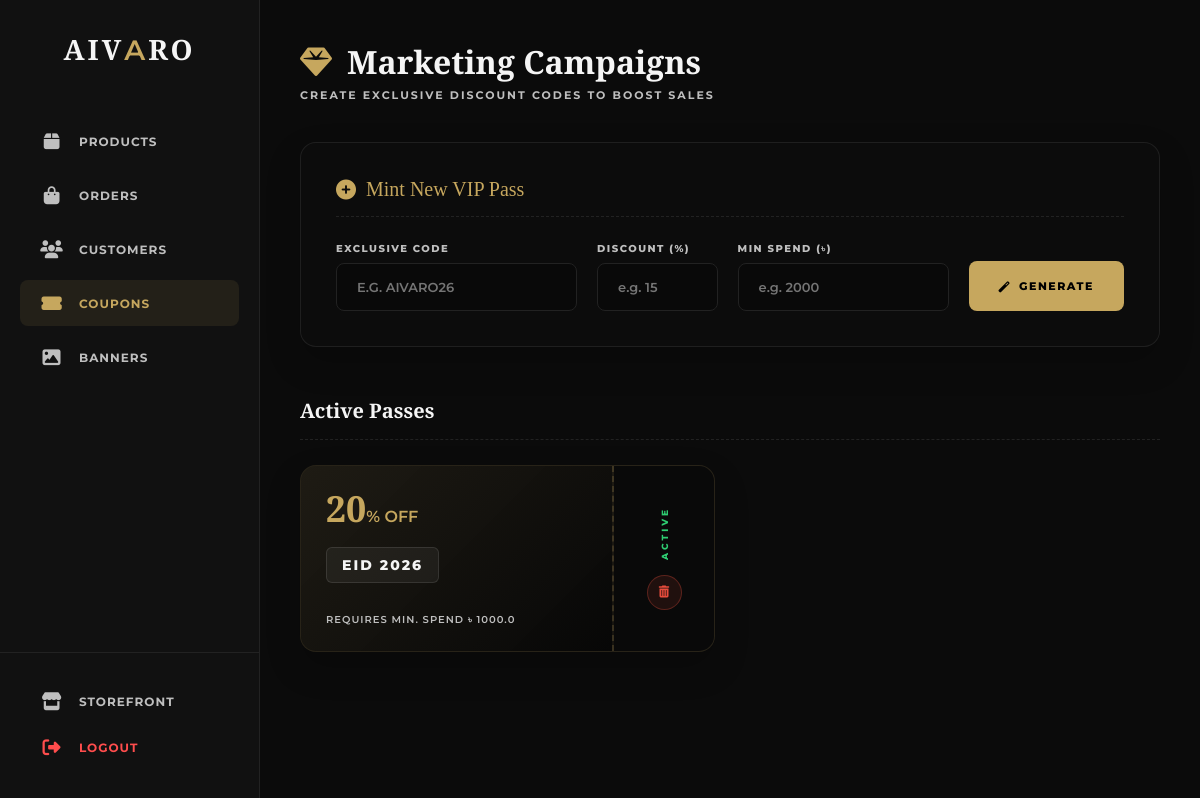
/admin/campaigns (signed in), run on the app's committed database.
### app.py (models this page shows)
class Coupon(db.Model):
    id = db.Column(db.Integer, primary_key=True)
    code = db.Column(db.String(20), unique=True, nullable=False)
    discount_percent = db.Column(db.Integer, nullable=False)
    min_spend = db.Column(db.Float, nullable=False)
    active = db.Column(db.Boolean, default=True)

### app.py (the view)
@app.route('/admin/campaigns')
@login_required
def admin_campaigns():
    if not current_user.is_admin: return redirect(url_for('home'))
    return render_template('admin_campaigns.html', coupons=Coupon.query.all())

### app.py (called while the page is built, shortened)
@app.after_request
def add_header(response):
    response.headers['Cache-Control'] = 'no-store, no-cache, must-revalidate, post-check=0, pre-check=0, max-age=0'
    response.headers['Pragma'] = 'no-cache'
    response.headers['Expires'] = '-1'
    return response

@login_manager.user_loader
def load_user(user_id):
    return User.query.get(int(user_id))

@app.before_request
def check_banned_user():
    if request.endpoint and 'static' in request.endpoint: return
    if current_user.is_authenticated and getattr(current_user, 'is_banned', False):
        logout_user()
        flash('Your account has been banned.', 'error')
        return redirect(url_for('login'))

@app.context_processor
def inject_global_data():
    data = {'cart_count': 0, 'is_birthday': False, 'bday_code': '', 'bday_discount': 0}
    if current_user.is_authenticated:
        items = CartItem.query.filter_by(user_id=current_user.id).all()
        data['cart_count'] = sum(item.quantity for item in items if item.product is not None)
    else:
        valid_count = sum(item.get('quantity', 1) for item in session.get('cart', []) if Product.query.get(item.get('product_id')))
        data['cart_count'] = valid_count
    return data

@app.context_processor
def inject_active_coupon():
    try: return dict(coupon=Coupon.query.filter_by(active=True).order_by(Coupon.id.desc()).first())
    except Exception: return dict(coupon=None)

### templates/admin_campaigns.html (shortened to what this page needs)
{% extends 'base.html' %}
{% block content %}
<div class="admin-layout">
    <aside class="admin-sidebar">
        <div class="sidebar-logo">AIV<span>A</span>RO</div>
        <nav class="sidebar-menu">
            <a href="/admin" class="sidebar-link"><i class="fas fa-box"></i> Products</a>
            <a href="/admin/orders" class="sidebar-link"><i class="fas fa-shopping-bag"></i> Orders</a>
            <a href="/admin/users" class="sidebar-link"><i class="fas fa-users"></i> Customers</a>
            <a href="/admin/campaigns" class="sidebar-link active"><i class="fas fa-ticket-alt"></i> Coupons</a>
            <a href="/admin/banners" class="sidebar-link"><i class="fas fa-image"></i> Banners</a>
        </nav>
        <div class="sidebar-bottom">
            <a href="/" class="sidebar-link" style="color: var(--muted-color);"><i class="fas fa-store"></i> Storefront</a>
            <a href="/logout" class="sidebar-link" style="color: #ff4d4d;"><i class="fas fa-sign-out-alt"></i> Logout</a>
        </div>
    </aside>
    <main class="admin-main">
        <h2 class="page-title"><i class="fas fa-gem" style="color: var(--accent-color);"></i> Marketing Campaigns</h2>
        <div class="page-sub">Create Exclusive Discount Codes to Boost Sales</div>
        <div class="create-box glass-panel">
            <div class="box-header">
                <i class="fas fa-plus-circle"></i> Mint New VIP Pass
            </div>
            <form action="/admin/add-coupon" method="POST" class="form-grid">
                <div class="form-group">
                    <label class="form-label">Exclusive Code</label>
                    <input type="text" name="code" class="form-control" placeholder="E.G. AIVARO26" required style="text-transform: uppercase;">
                </div>
                <div class="form-group">
                    <label class="form-label">Discount (%)</label>
                    <input type="number" name="discount" class="form-control" placeholder="e.g. 15" min="1" max="100" required>
                </div>
                <div class="form-group">
                    <label class="form-label">Min Spend (৳)</label>
                    <input type="number" name="min_spend" class="form-control" placeholder="e.g. 2000" required>
                </div>
                <button type="submit" class="btn-create"><i class="fas fa-magic"></i> Generate</button>
            </form>
        </div>
        <h3 style="font-family: var(--font-head); font-size: 20px; color: var(--text-color); margin-bottom: 25px; border-bottom: 1px dashed var(--border-color); padding-bottom: 15px;">Active Passes</h3>
        <div class="coupons-grid">
            {% if coupons %}
                {% for coupon in coupons %}
                <div class="vip-ticket glass-panel" style="animation-delay: {{ loop.index0 * 0.1 }}s;">
                    <div class="ticket-left">
                        <div class="c-discount">{{ coupon.discount_percent }}<span>% OFF</span></div>
                        <div style="margin: 15px 0;">
                            <span class="c-code">{{ coupon.code }}</span>
                        </div>
                        <div class="c-min">Requires Min. Spend ৳ {{ coupon.min_spend }}</div>
                    </div>
                    <div class="ticket-right">
                        <div class="c-status">ACTIVE</div>
                        <form id="deleteForm-{{ coupon.id }}" action="/admin/delete-coupon/{{ coupon.id }}" method="POST">
                            <button type="button" class="btn-delete" title="Revoke Pass" onclick="openDeleteModal('deleteForm-{{ coupon.id }}')"><i class="fas fa-trash-alt"></i></button>
                        </form>
                    </div>
                </div>
                {% endfor %}
            {% endif %}
        </div>
    </main>
</div>
{% endblock %}

### templates/base.html (style rules this page uses)
:root { --bg-color: #0B0B0B; --panel-color: #111111; --text-color: #F5F5F5; --muted-color: #BFBFBF; --accent-color: #C6A75E; --border-color: #222222; --footer-bg: #050505; --glass-bg: rgba(15, 15, 15, 0.5); --glass-border: rgba(255, 255, 255, 0.08); --glass-shadow: 0 8px 32px 0 rgba(0, 0, 0, 0.3); --font-head: 'Playfair Display', serif; --font-body: 'Montserrat', sans-serif; }
body, .floating-header, .desktop-nav, .icon-link, footer, .dropdown-content, #mobileDrawer, .search-wrapper, .mobile-search-container, input, select { transition: background-color 0.4s ease, color 0.4s ease, border-color 0.4s ease, box-shadow 0.4s ease !important; }
* { margin: 0; padding: 0; box-sizing: border-box; font-family: var(--font-body); -webkit-tap-highlight-color: transparent; }
body { background-color: var(--bg-color); color: var(--text-color); overflow-x: hidden; width: 100%; padding-bottom: 80px; }
a { text-decoration: none; color: inherit; transition: 0.3s; }
main { animation: pageEntrance 0.6s cubic-bezier(0.2, 1, 0.3, 1) forwards; opacity: 0; transform: translateY(15px); }

### data on the page
Coupon: discount_percent "20", code "EID 2026", min_spend "1000.0"
